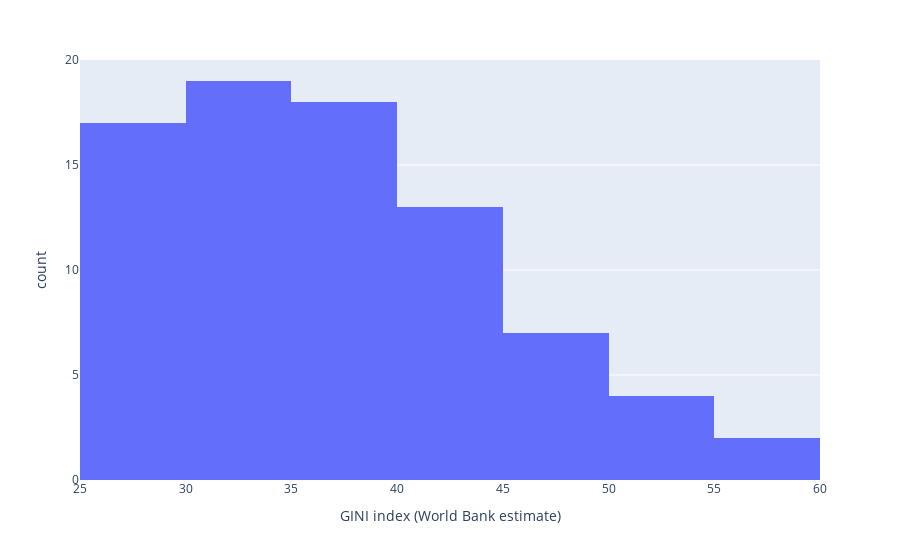

Write notebook code for a chart like this one.
### Code cell
# Creating a subset of the poverty DataFrame
import pandas as pd
poverty = pd.read_csv('../../data/poverty.csv',low_memory=False)
df = poverty[poverty['is_country'] & poverty['year'].eq(2015)]
## Generating the histogram
import plotly.express as px
gini = 'GINI index (World Bank estimate)'
px.histogram(data_frame=df, x=gini )

### Figure 1 — Plotly figure (JSON) as saved in the notebook; plotly's stock layout.template omitted (floating-point values rounded to 4 significant figures; data arrays with more than 128 entries replaced by an {"elided": "..."} marker saying what was removed)
{"data": [{"alignmentgroup": "True", "bingroup": "x", "hovertemplate": "GINI index (World Bank estimate)=%{x}<br>count=%{y}<extra></extra>", "legendgroup": "", "marker": {"color": "#636efa"}, "name": "", "offsetgroup": "", "orientation": "v", "showlegend": false, "type": "histogram", "x": {"elided": "168 float values"}, "xaxis": "x", "yaxis": "y"}], "layout": {"barmode": "relative", "legend": {"tracegroupgap": 0}, "margin": {"t": 60}, "xaxis": {"anchor": "y", "domain": [0, 1], "title": {"text": "GINI index (World Bank estimate)"}}, "yaxis": {"anchor": "x", "domain": [0, 1], "title": {"text": "count"}}}}
